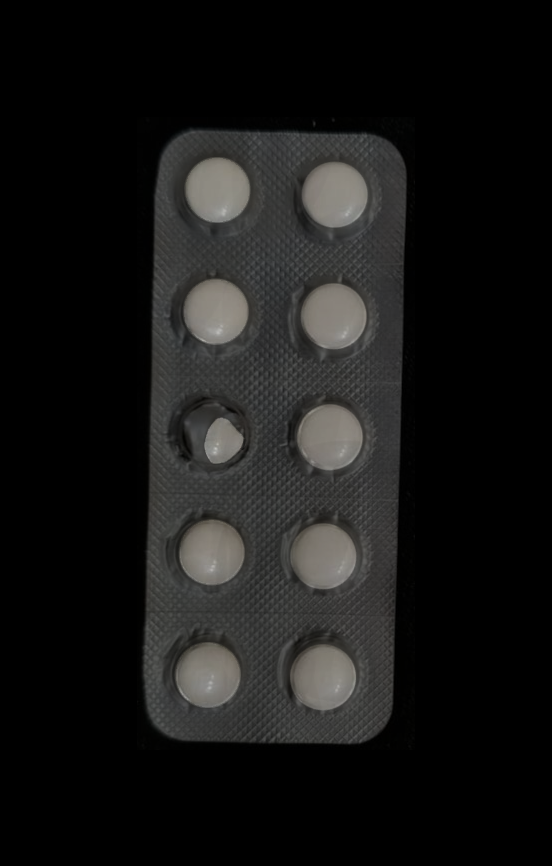
%> input picture Fotos/rodones/rodona_partida.png, 552 x 866 px
$ octave deteccio_rodones.m   (GNU Octave 9; MATLAB toolbox functions it lacks are replaced by stand-ins)
%> lines starting %> are read from the running program, lines starting %| are printed output that depends on the picture; in (x1, y1, x2, y2) boxes, pixels count from 0 and x2, y2 are one past the last pixel; in counts of white or black regions, pixels touching at a corner belong together; the program's own positions count from 1
% Carregar imatge
img = imread("Fotos\rodones\rodona_partida.png");
%> img is the input picture: size 866x552x3 uint8; mean R, G, B 22.7, 22.5, 21.8

% Convertir a escala de grisos i aplicar filtre de mediana per reduir soroll
gray = rgb2gray(img);
gray = medfilt2(gray, [5,5]);

% Determinar si el fons és clar o fosc per escollir el mètode de binarització
bora = [gray(1,:), gray(end,:), gray(:,1)', gray(:,end)'];
%> bora = 2836 values from 0 to 0
mitjana_bora = mean(bora);
%> mitjana_bora = 0

if mitjana_bora > 100
    % Fons clar → binarització adaptativa
    bin = imbinarize(gray, 'adaptive', 'Sensitivity', 0.55);
else
    % Fons fosc → binarització global (Otsu)
    nivell = graythresh(gray);
%> nivell = 0.137
    gray_corr = imadjust(gray, [0.2 0.9], []);
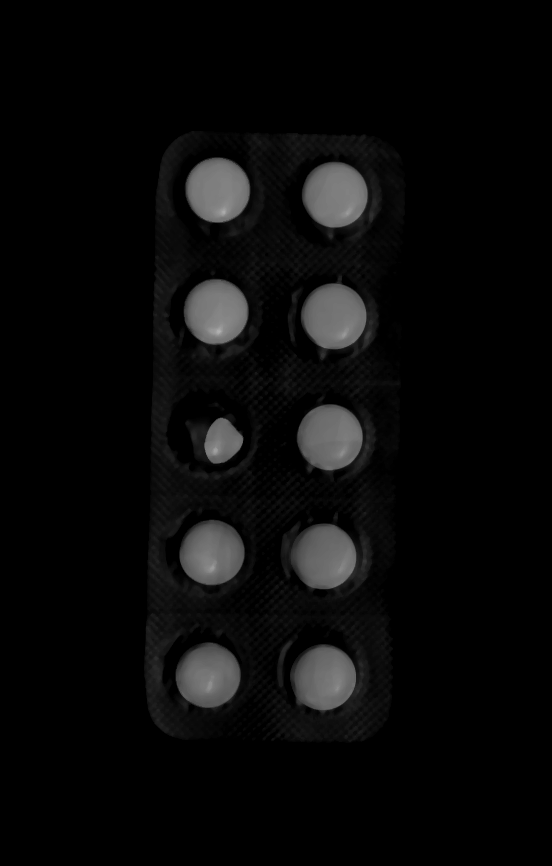
%> gray_corr: size 866x552 uint8; min 0, max 177, mean 9.2
    bin = imbinarize(gray_corr, nivell);
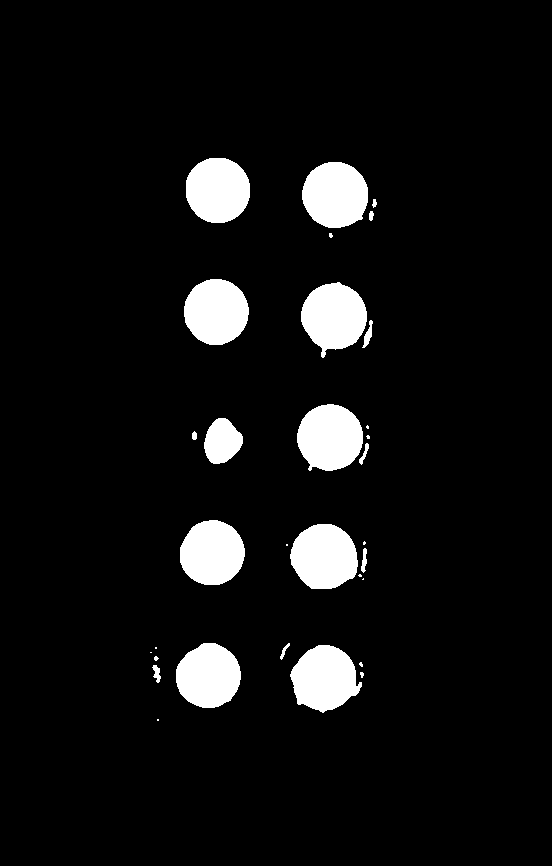
%> bin: size 866x552 logical; 6.8% white; 31 white regions (13 under 20 px), largest, box (x1, y1, x2, y2) and area: (302, 162, 368, 228) 3461, (290, 524, 358, 589) 3461, (301, 282, 367, 358) 3459
end

% Neteja de soroll i ompliment de forats
bin_clean = bwareaopen(bin, 500); % ← Aquesta versió tracta amb pastilles petites
bin_blister = imfill(bin_clean, 'holes');

% Detecció de contorns
bin_edges = edge(bin_blister, 'Canny');
%> bin_edges: size 866x552 logical; 0.47% white in thin lines or dots, all inside (x1, y1, x2, y2) = (176, 157, 369, 713)

% Suavitzar els contorns amb operacions morfològiques
se = strel('disk', 13);
edges_dilate = imdilate(bin_edges, se);
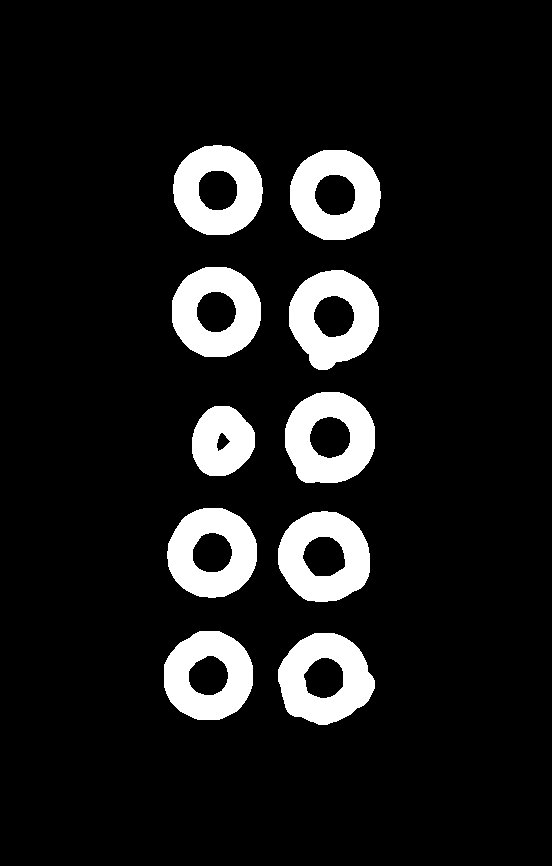
%> edges_dilate: size 866x552 logical; 10.7% white; 10 white regions, largest, box (x1, y1, x2, y2) and area: (289, 270, 379, 370) 5497, (278, 633, 375, 725) 5475, (285, 392, 375, 483) 5394
edges_closed = imerode(edges_dilate, se);

figure;
imshow(edges_closed);
title('Contorns detectats');

% Eliminar el contorn extern del blíster
labels = bwlabel(edges_closed);
%> labels: size 866x552 double; 11 distinct labels, from 0 to 10
props = regionprops(labels, 'Area', 'BoundingBox');
%> props = 10 regions; largest, box (x1, y1, x2, y2) and Area: (290, 645, 363, 713) 361, (301, 282, 367, 358) 307, (297, 404, 363, 471) 273, (290, 523, 358, 590) 252, (185, 157, 251, 223) 236

mask_blister = false(size(labels));
for i = 1:length(props)
    bb = props(i).BoundingBox;
    if bb(3) > 0.9*size(labels,2) && bb(4) > 0.9*size(labels,1)
        mask_blister = mask_blister | labels == i;
    end
end
%> this loop made 10 passes
%> bb on passes 1 to 10: [176.5 643.5 65 65], [179.5 520.5 66 66], [184.5 279.5 65 66], [185.5 157.5 66 66], [204.5 418.5 39 46], [290.5 523.5 68 67], [290.5 645.5 73 68], [297.5 404.5 66 67], [301.5 282.5 66 76], [302.5 162.5 67 66]
%> mask_blister: size 866x552 logical; every value is 0

% Aïllar només les pastilles
mask_pills = edges_closed & ~mask_blister;

% Omplir les regions i suavitzar-les
filled_pills = imfill(mask_pills, 'holes');
%> filled_pills: size 866x552 logical; 6.9% white; 10 white regions, largest, box (x1, y1, x2, y2) and area: (301, 282, 367, 358) 3595, (297, 404, 363, 471) 3579, (290, 523, 358, 590) 3560
pre_pills = filled_pills - mask_pills;
%> pre_pills: size 866x552 double; values 0 (black) and 1 (white), 6.3% white; 10 white regions, largest, box (x1, y1, x2, y2) and area: (303, 163, 367, 227) 3317, (291, 525, 357, 588) 3308, (298, 405, 362, 470) 3306
pre_pills = imerode(pre_pills, strel('diamond', 2));  % ← Més suau per conservar pastilles rodones petites
%> pre_pills: size 866x552 double; values 0 (black) and 1 (white), 5.6% white; 10 white regions

figure;
imshow(pre_pills);
title('Mascara final de pastilles');

% Etiquetar les regions i obtenir propietats geomètriques
[pills, numPills] = bwlabel(pre_pills);
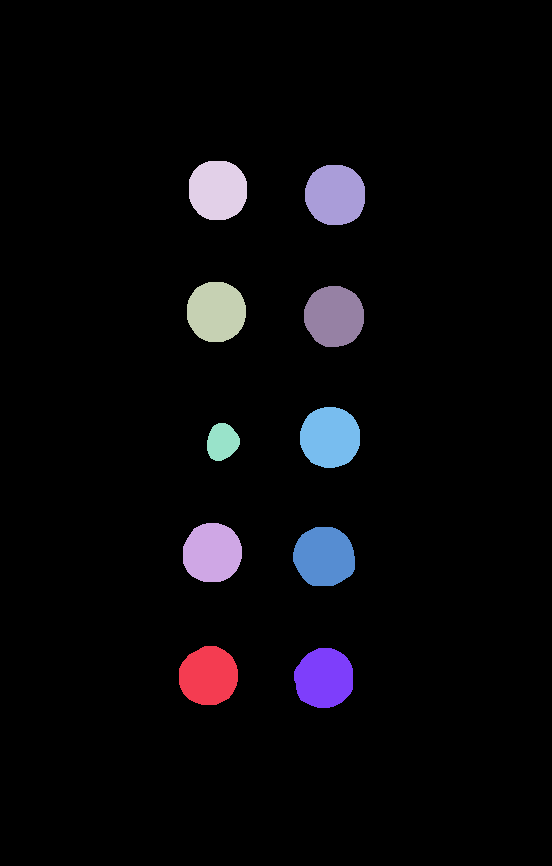
%> pills: size 866x552 double; 11 distinct labels, from 0 to 10; one colour per label, 0 black
%> numPills = 10
props = regionprops(pills, 'BoundingBox', 'Centroid', 'MajorAxisLength', 'MinorAxisLength', 'Area');
%> props = 10 regions; largest, box (x1, y1, x2, y2), Area, Centroid, MajorAxisLength and MinorAxisLength: (305, 165, 365, 225) 2955 [335.8 195.5] 62.02 60.72, (293, 527, 355, 586) 2948 [324.8 557.3] 62.67 60.02, (300, 407, 360, 468) 2946 [330.6 438] 61.61 60.92

% Inicialitzar imatge de sortida i comptadors
Iout = img;
correcta = 0;
defecto = 0;

% Classificar cada pastilla segons forma i mida
for i = 1:numel(props)
    bb = props(i).BoundingBox;
    c = props(i).Centroid;
    ratio = props(i).MajorAxisLength / props(i).MinorAxisLength;
    area = props(i).Area;

    % Pastilla defectuosa si és massa allargada o massa petita
    if ratio > 1.3 || area < 1000
        defecto = defecto + 1;
        Iout = insertShape(Iout, 'Rectangle', bb, 'Color','red', 'LineWidth', 2);
        Iout = insertText(Iout, c, 'Defectuosa', 'BoxColor','red', 'TextColor','white', 'FontSize', 14);
    else
        correcta = correcta + 1;
        Iout = insertShape(Iout, 'Rectangle', bb, 'Color','green', 'LineWidth', 2);
        Iout = insertText(Iout, c, 'Correcte', 'BoxColor','green', 'TextColor','black', 'FontSize', 14);
    end
end
%> this loop made 10 passes
%> (bb, c, ratio, area, defecto) on pass 5: ([207.5 423.5 33 38], [222.9 442.5], 1.19, 948, 1)
%> (bb, c, ratio, area) on passes 1, 2, 3, 4, 6, 7: ([179.5 646.5 59 59], [209.1 676.6], 1.04, 2778), ([183.5 523.5 59 59], [212.8 553.4], 1.03, 2824), ([187.5 282.5 59 60], [216.8 312.4], 1.02, 2871), ([189.5 161.5 58 59], [218.4 190.8], 1.02, 2850), ([293.5 527.5 62 59], [324.8 557.3], 1.04, 2948), ([294.5 648.5 59 60], [324.7 678.8], 1.04, 2841)
%> pass 1, `Iout = insertText(Iout, c, 'Correcte', 'BoxColor','green', 'TextColor'..`:
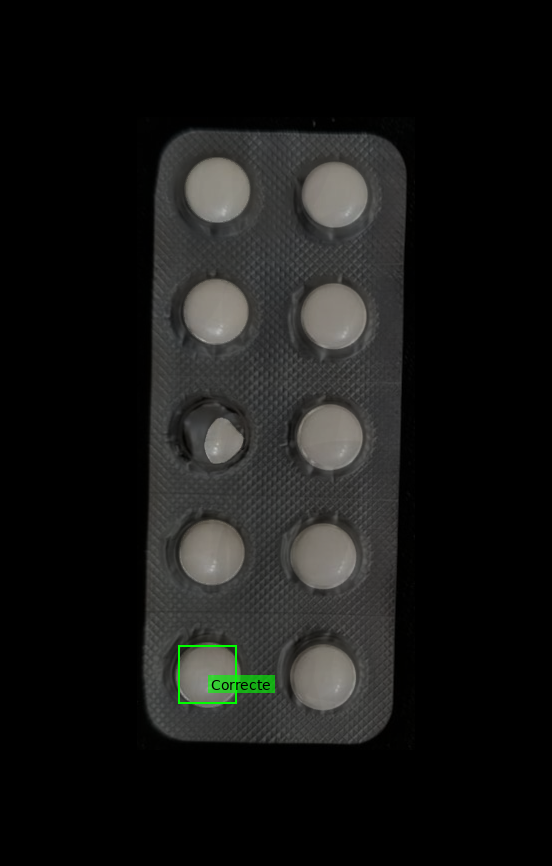
%> Iout: size 866x552x3 uint8; 0.34% of pixels changed, all inside (x1, y1, x2, y2) = (178, 645, 275, 704)
%> pass 2, `Iout = insertText(Iout, c, 'Correcte', 'BoxColor','green', 'TextColor'..`:
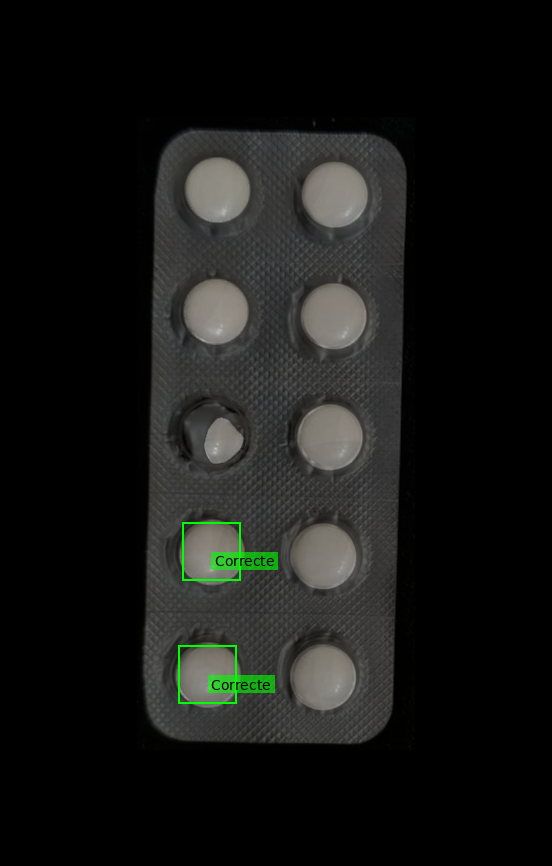
%> Iout: size 866x552x3 uint8; 0.68% of pixels changed, all inside (x1, y1, x2, y2) = (178, 522, 278, 704)
%> after the loop:
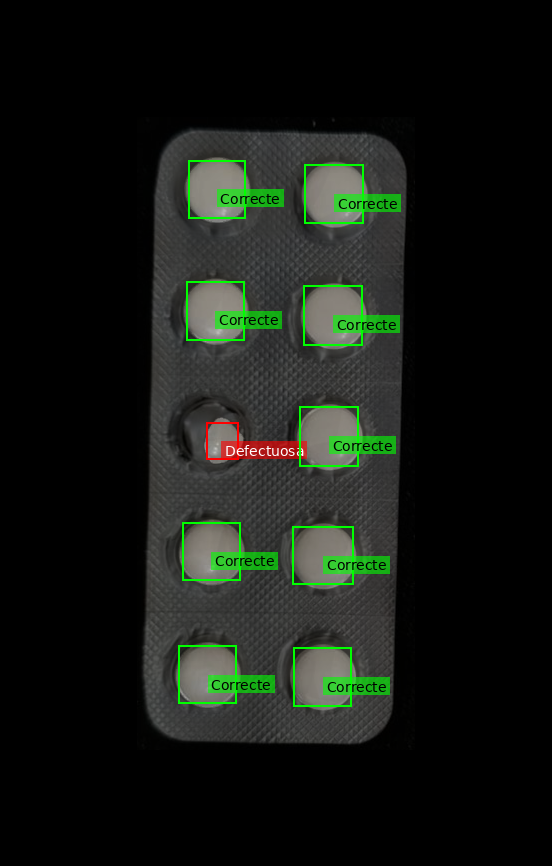
%> Iout: size 866x552x3 uint8; 3.43% of pixels changed, all inside (x1, y1, x2, y2) = (178, 160, 401, 707)

% Afegir avís si falten pastilles
total_detectades = correcta + defecto;
%> total_detectades = 10
if total_detectades < 10
    Iout = insertText(Iout, [20, 20], 'Blíster incomplet', ...
        'BoxColor','yellow', 'TextColor','black', 'FontSize', 20);
end

% Mostrar resultat final
figure;
imshow(Iout);
title(sprintf('Correctes: %d | Defectuoses: %d', correcta, defecto));
